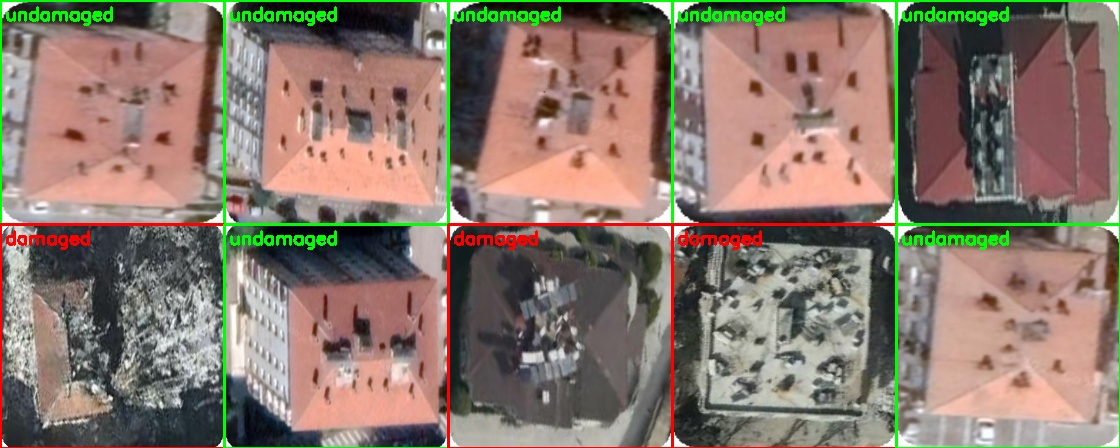
#> input picture mosaic_67.jpg, 1120 x 448 px, found by its file name; its folder holds 3 pictures in this run
$ python patchwork.py
#> lines starting #> are read from the running program, lines starting #| are printed output that depends on the picture; pictures that were not available may be replaced by others from this repository, and a replacement may not be noted
import os
import cv2
import numpy as np
import random
import math
import csv


damaged_dir = r"C:\Users\demir\OneDrive\Belgeler\CS CLUB\archive\Earthquake\Damaged Building"
undamaged_dir = r"C:\Users\demir\OneDrive\Belgeler\CS CLUB\archive\Earthquake\Undamaged Building"


output_dir = r"C:\Users\demir\OneDrive\Belgeler\CS CLUB\patchwork"
if not os.path.exists(output_dir):
    os.makedirs(output_dir)

csv_path = os.path.join(output_dir, "mosaic_annotations.csv")

allowed_extensions = ('.jpg', '.jpeg', '.png')
patch_w, patch_h = 224, 224
group_size = 10  # number of patches per mosaic
n_cols = 5       # fixed number of columns in each mosaic


damaged_images = [os.path.join(damaged_dir, f) for f in os.listdir(damaged_dir)
                  if f.lower().endswith(allowed_extensions)]
undamaged_images = [os.path.join(undamaged_dir, f) for f in os.listdir(undamaged_dir)
                    if f.lower().endswith(allowed_extensions)]

data = []
for img_path in damaged_images:
    data.append((img_path, "damaged"))
for img_path in undamaged_images:
    data.append((img_path, "undamaged"))

# Set the number of mosaics to generate.
num_mosaics = 500
print("Total number of mosaics to be created:", num_mosaics)

with open(csv_path, mode='w', newline='') as csv_file:
    writer = csv.writer(csv_file)
    writer.writerow(["filename", "width", "height", "class", "xmin", "ymin", "xmax", "ymax"])

    for mosaic_index in range(num_mosaics):

        group_data = random.choices(data, k=group_size)
        n_images = len(group_data)
        n_rows = math.ceil(n_images / n_cols)

        mosaic_width = n_cols * patch_w
        mosaic_height = n_rows * patch_h
        mosaic_img = np.zeros((mosaic_height, mosaic_width, 3), dtype=np.uint8)

        bboxes = []
        labels = []

        for idx, (img_path, label) in enumerate(group_data):
            img = cv2.imread(img_path)
#> img is the input picture: shape (448, 1120, 3); mean B, G, R 108.5, 120.3, 136.8
            if img is None:
                print(f"Failed to load image: {img_path}")
                continue

            # Resize patch.
            img_resized = cv2.resize(img, (patch_w, patch_h))
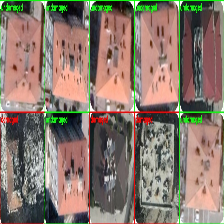
#> img_resized: shape (224, 224, 3); mean B, G, R 108.8, 120.5, 137.1

            # Place image in grid.
            row = idx // n_cols
            col = idx % n_cols
            x1 = col * patch_w
            y1 = row * patch_h
            x2 = x1 + patch_w
            y2 = y1 + patch_h

            mosaic_img[y1:y2, x1:x2] = img_resized
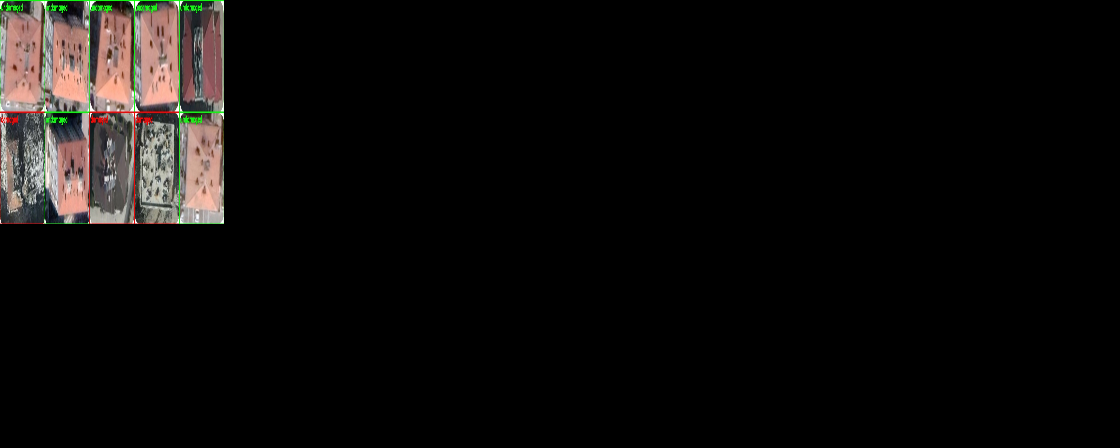
#> mosaic_img: shape (448, 1120, 3); mean B, G, R 10.9, 12, 13.7

            bboxes.append((x1, y1, x2, y2))
            labels.append(label)

        # Annotate each patch with a bounding box and the respective label.
        for (x1, y1, x2, y2), label in zip(bboxes, labels):
            color = (0, 0, 255) if label == "damaged" else (0, 255, 0)
            cv2.rectangle(mosaic_img, (x1, y1), (x2, y2), color, 2)
            cv2.putText(mosaic_img, label, (x1 + 5, y1 + 20),
                        cv2.FONT_HERSHEY_SIMPLEX, 0.6, color, 2)
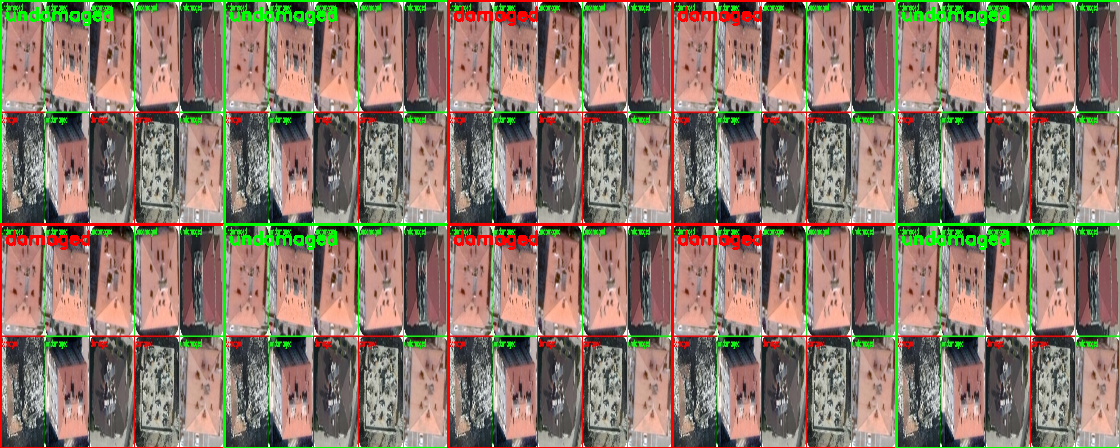
#> mosaic_img: shape (448, 1120, 3); mean B, G, R 105.2, 120.6, 137.9

        mosaic_filename = f"mosaic_{mosaic_index + 1}.jpg"
        mosaic_filepath = os.path.join(output_dir, mosaic_filename)
        cv2.imwrite(mosaic_filepath, mosaic_img)
        print(f"Saved {mosaic_filepath}")

        # Write annotations for each patch in the CSV.
        for (x1, y1, x2, y2), label in zip(bboxes, labels):
            writer.writerow([
                mosaic_filename,  # mosaic filename
                mosaic_width,     # width of the mosaic image
                mosaic_height,    # height of the mosaic image
                label,            # damaged or undamaged
                x1,               # xmin
                y1,               # ymin
                x2,               # xmax
                y2                # ymax
            ])

print("Mosaic creation and CSV annotations generation complete!")
